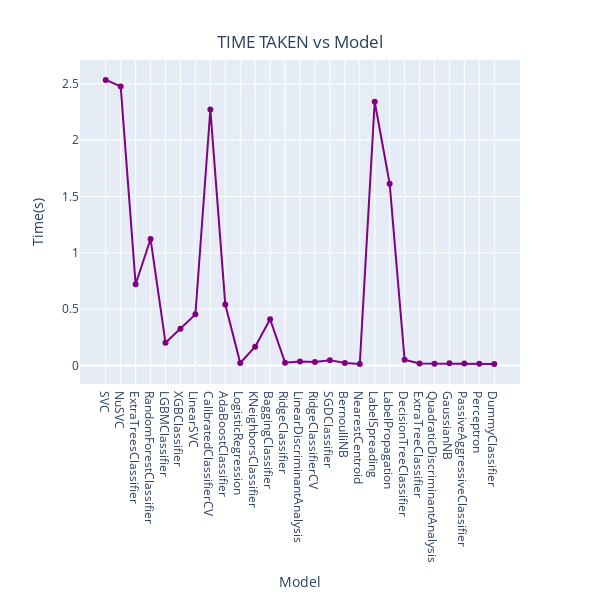

Here is the notebook cell this chart was saved with:
### Code cell
line = px.line(data_frame= models ,y =["Time Taken"] , markers = True, width=600, height=600)
line.update_xaxes(title="Model",
              rangeslider_visible = False)
line.update_yaxes(title = "Time(s)")
line.update_traces(line_color="purple")
line.update_layout(showlegend = False,
    title = {
        'text': 'TIME TAKEN vs Model',
        'y':0.94,
        'x':0.5,
        'xanchor': 'center',
        'yanchor': 'top'})

line.show()

### Figure 1 — Plotly figure (JSON) as saved in the notebook; plotly's stock layout.template omitted (floating-point values rounded to 4 significant figures)
{"data": [{"hovertemplate": "variable=Time Taken<br>Model=%{x}<br>value=%{y}<extra></extra>", "legendgroup": "Time Taken", "line": {"color": "purple", "dash": "solid"}, "marker": {"symbol": "circle"}, "mode": "markers+lines", "name": "Time Taken", "orientation": "v", "showlegend": true, "type": "scatter", "x": ["SVC", "NuSVC", "ExtraTreesClassifier", "RandomForestClassifier", "LGBMClassifier", "XGBClassifier", "LinearSVC", "CalibratedClassifierCV", "AdaBoostClassifier", "LogisticRegression", "KNeighborsClassifier", "BaggingClassifier", "RidgeClassifier", "LinearDiscriminantAnalysis", "RidgeClassifierCV", "SGDClassifier", "BernoulliNB", "NearestCentroid", "LabelSpreading", "LabelPropagation", "DecisionTreeClassifier", "ExtraTreeClassifier", "QuadraticDiscriminantAnalysis", "GaussianNB", "PassiveAggressiveClassifier", "Perceptron", "DummyClassifier"], "xaxis": "x", "y": [2.534, 2.477, 0.7203, 1.122, 0.2006, 0.3249, 0.4532, 2.272, 0.5402, 0.02106, 0.1663, 0.4099, 0.02431, 0.03401, 0.02991, 0.04678, 0.02226, 0.01225, 2.34, 1.614, 0.05016, 0.01652, 0.01521, 0.01933, 0.01726, 0.01557, 0.01204], "yaxis": "y"}], "layout": {"height": 600, "legend": {"title": {"text": "variable"}, "tracegroupgap": 0}, "margin": {"t": 60}, "showlegend": false, "title": {"text": "TIME TAKEN vs Model", "x": 0.5, "xanchor": "center", "y": 0.94, "yanchor": "top"}, "width": 600, "xaxis": {"anchor": "y", "domain": [0, 1], "rangeslider": {"visible": false}, "title": {"text": "Model"}}, "yaxis": {"anchor": "x", "domain": [0, 1], "title": {"text": "Time(s)"}}}}
